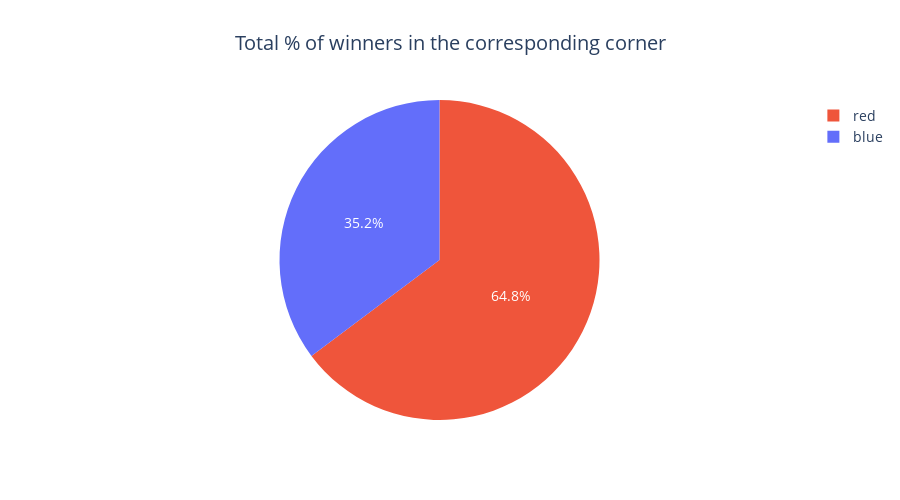

The notebook cell this image was saved under:
### Code cell
fig = px.pie(winners_by_corner, values='count', names='winner',
             title="Total % of winners in the corresponding corner", height=500,
            color = 'winner', color_discrete_map={'red':'EF553B','blue':'636EFA'})

fig.update_layout(title={"x": 0.5, "font_size": 20},
                  font={"size": 14}, )

fig.update_traces(textfont_size=14, textfont={'color': 'white'})

fig.show()

### Figure 1 — Plotly figure (JSON) as saved in the notebook; plotly's stock layout.template omitted (floating-point values rounded to 4 significant figures)
{"data": [{"customdata": [["red"], ["blue"]], "domain": {"x": [0, 1], "y": [0, 1]}, "hovertemplate": "winner=%{customdata[0]}<br>count=%{value}<extra></extra>", "labels": ["red", "blue"], "legendgroup": "", "marker": {"colors": ["EF553B", "636EFA"]}, "name": "", "showlegend": true, "textfont": {"color": "white", "size": 14}, "type": "pie", "values": [64.77, 35.23]}], "layout": {"font": {"size": 14}, "height": 500, "legend": {"tracegroupgap": 0}, "title": {"font": {"size": 20}, "text": "Total % of winners in the corresponding corner", "x": 0.5}}}
